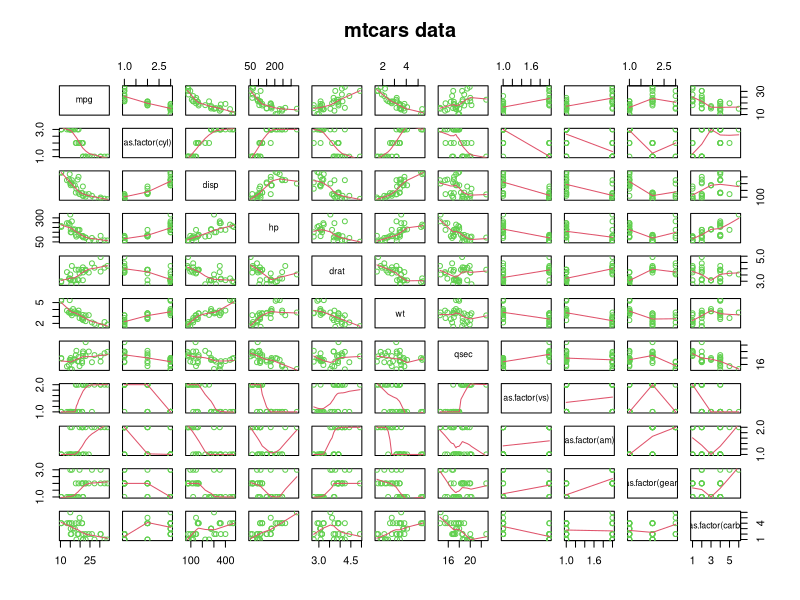
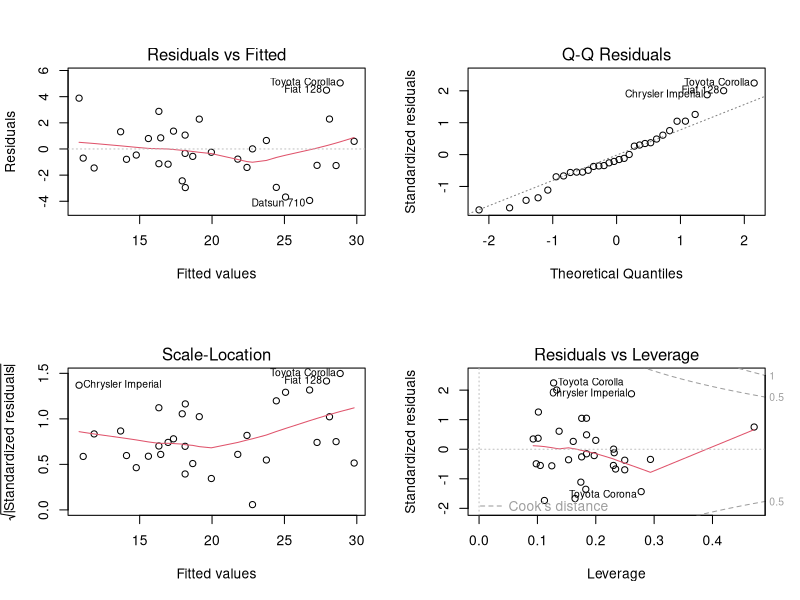
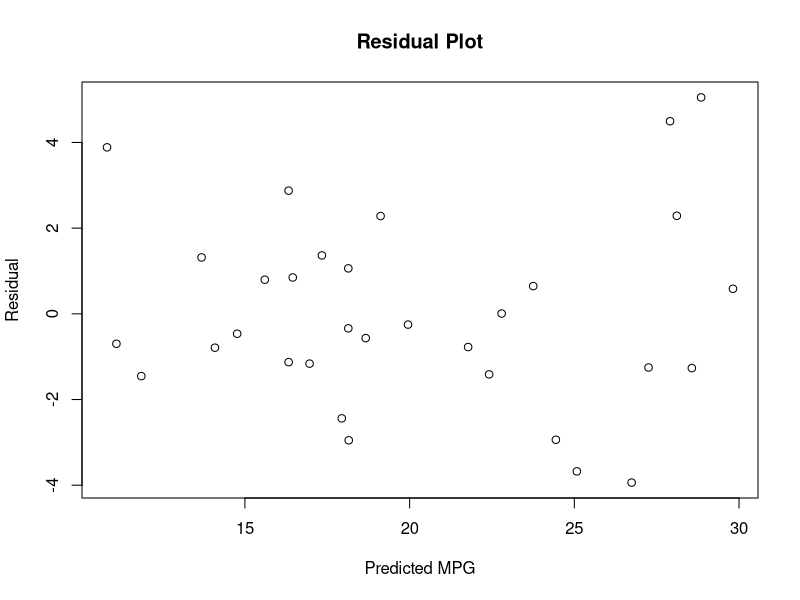

Generate these figures, in order, with R:
## ---- chunk 1
library(datasets)
data(mtcars)
str(mtcars)
## ---- chunk 2
## create an initial model with all variables
fit <- lm(mpg~as.factor(cyl)+disp+hp+drat+wt+qsec+as.factor(vs)+as.factor(am)+
          as.factor(gear)+as.factor(carb), data=mtcars)
## ---- chunk 3
## use the stepwise approach to come up with the best fit model
mymodel <- step(fit, direction="backward")
## ---- chunk 4
summary(mymodel)
## ---- chunk 5
confint(mymodel)
## ---- chunk 6
pairs(~mpg+as.factor(cyl)+disp+hp+drat+wt+qsec+as.factor(vs)+as.factor(am)+
        as.factor(gear)+as.factor(carb), panel = panel.smooth,
        main = "mtcars data", data=mtcars, col=3)
## ---- chunk 7
par(mfrow=c(2,2))
plot(mymodel)
par(mfrow=c(1,1))
plot(predict(mymodel),resid(mymodel), main="Residual Plot", xlab="Predicted MPG", ylab="Residual")
